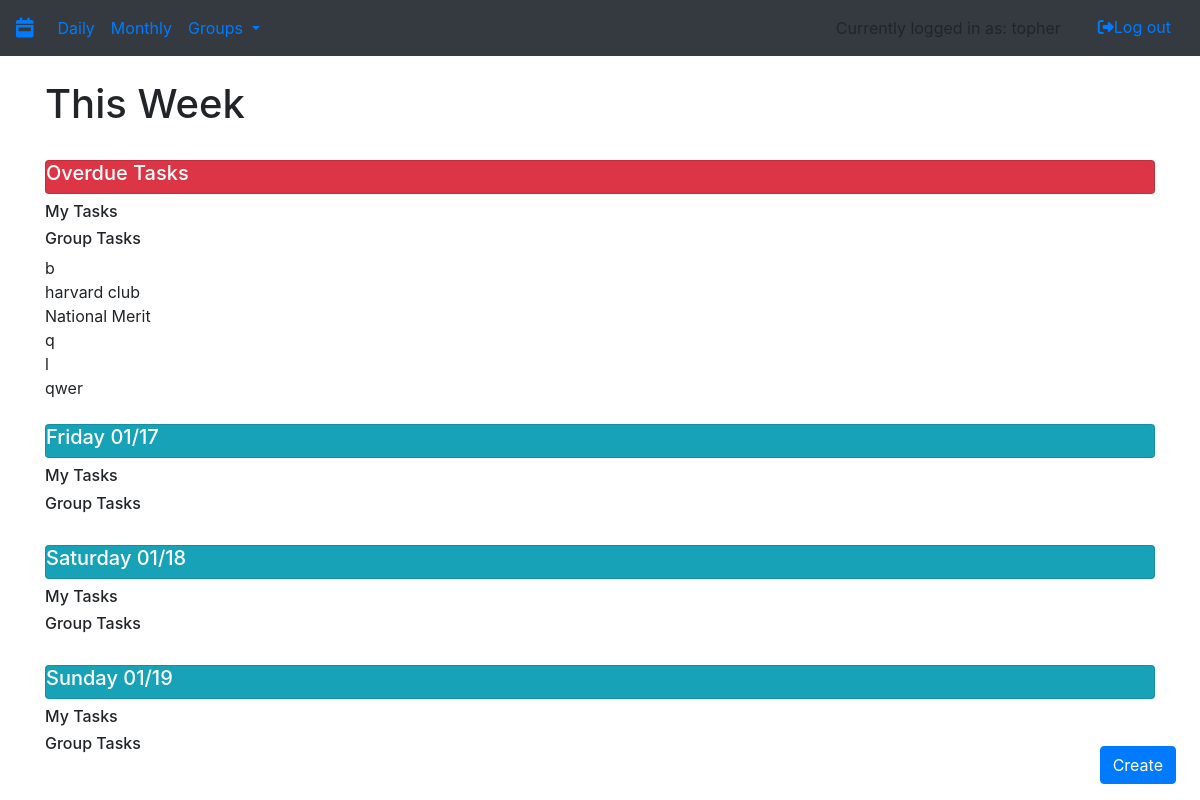
The app's page /day (signed in) with its own data.
### app/utl/models.py (models this page shows, shortened)
class User(db.Model, UserMixin):
    id = db.Column(db.Integer, primary_key=True)
    username = db.Column(db.String(80), unique=True, nullable=False)
    password = db.Column(db.String(80), nullable=False)
    tasks = db.relationship('Task', backref='user') #whenever you create a task, append it to user.tasks
    admin_groups = db.relationship('Group', backref='user') #whenever you create a group, append it to the users admin groups who created it
    groups = association_proxy('groupownership', #whenever a user joins a group, append it to their groups
                              'group',
                              creator=lambda c: GroupLinks(id, c.id))
    requests = association_proxy('requestownership', #whenever a user joins a group, append it to their groups
                              'group',
                              creator=lambda c: RequestLinks(id, c.id))

class Group(db.Model):
    id = db.Column(db.Integer, primary_key=True)
    admin_id = db.Column(db.Integer, db.ForeignKey('user.id'))
    name = db.Column(db.String(80), unique=True, nullable=False)
    description = db.Column(db.String(80), nullable=False)
    private = db.Column(db.Boolean)
    tasks = db.relationship('Task', backref='group')
    users = association_proxy('groupownership',
                              'user',
                              creator=lambda u: GroupLinks(u.id, id))
    requesters = association_proxy('requestownership',
                                   'user',
                                    creator=lambda u: RequestLinks(u.id, id))

### app/app.py (the view)
@login_required
@app.route('/day', methods=['GET', 'POST'])
def day():
    today = datetime.today()
    weekday = today.weekday()
    tasks = {}
    personal_tasks = {}
    group_tasks = {}
    overdue_tasks = {}
    for day in range(weekday, 7):
        personal_tasks[days[day].capitalize() + "  " + (today + timedelta(day - weekday)).strftime('%x')[
                                                       0:5]] = Task.query.filter_by(user_id=current_user.id,
                                                                                    group_id=None,
                                                                                    due_date_m=int(
                                                                                        today.strftime('%m')),
                                                                                    due_date_d=int(today.strftime(
                                                                                        '%d')) + day - weekday
                                                                                    ).all()
    for day in range(weekday, 7):
        temp = {}
        for group in current_user.groups:
            if group != None:
                if (Task.query.filter_by(group_id=group.id,
                                         due_date_m=int(today.strftime('%m')),
                                         due_date_d=int(today.strftime('%d')) + day - weekday).count() > 0):
                    temp[group.name]=Task.query.filter_by(group_id=group.id,
                                                         due_date_m=int(today.strftime('%m')),
                                                         due_date_d=int(today.strftime('%d')) + day - weekday).all()
                else:
                    temp[group.name] = None
        group_tasks[days[day].capitalize() + "  " + (today + timedelta(day - weekday)).strftime('%x')[0:5]] = temp
    my_overdue_tasks = Task.query.filter(Task.group_id == None, Task.user_id == current_user.id,Task.due_date_m <= int(today.strftime('%m')),
                                         Task.due_date_d < int(today.strftime('%d'))).all()
    group_overdue_tasks = {}
    for group in current_user.groups:
        if group != None:
            group_overdue_tasks[group.name] = Task.query.filter(Task.group_id == group.id, Task.due_date_m <= int(today.strftime('%m')),
                                                                Task.due_date_d < int(today.strftime('%d'))).all()
        else:
            group_overdue_tasks[group.name] = None
    print(group_overdue_tasks)
    print(group_tasks)
    print(request.args)
    return render_template('week.html', userTable=genUserTable(), personal_tasks=personal_tasks, group_tasks=group_tasks,
                           my_overdue_tasks=my_overdue_tasks, group_overdue_tasks=group_overdue_tasks,
                           editData=genEditCard(request.args))

### app/app.py (called while the page is built, shortened)
@login_manager.user_loader
def load_user(user_id):
    return User.query.get(user_id)

def genUserTable():
    result={}
    for user in User.query.all():
        result[user.id] = user.username
    return result

def genEditCard(args):
    editData = {}
    print(args)
    if ('taskID' not in args):
        return {'id': "", 'title': "", 'description': "", 'dueDate': ""}

### app/templates/week.html (shortened to what this page needs)
{% extends "base.html" %}
{% block content %}
    {% if current_user.is_authenticated %}
        <div class="container">
            <div class="row">
                <div class="col-sm">
                    <h1>This Week</h1>
                </div>
            </div>
            <div class="row">
                <div class="col-sm">
                    <br>
                    <div class="card bg-danger text-white">
                        <h5> Overdue Tasks </h5>
                    </div>
                </div>
            </div>
            <div class="row">
                <div class="col-sm">
                    <h5><h6> My Tasks</h6></h5>
                </div>
            </div>
            <div class="row">
                <div class="col-sm">
                    <h6> Group Tasks</h6>
                </div>
            </div>
            {% for group in group_overdue_tasks %}
                    {% if group_overdue_tasks[group] is not none %}
                        <div class="row">
                            <div class="col-sm">
                                {{ group }}
                            </div>
                        </div>
                    {% endif %}
                {% endfor %}
            {% for day in personal_tasks %}
                <div class="row">
                    <div class="col-sm">
                        <br>
                        <div class="card bg-info text-white">
                            <h5> {{ day }} </h5>
                        </div>
                    </div>
                </div>
                <div class="row">
                    <div class="col-sm">
                        <h5><h6> My Tasks</h6></h5>
                    </div>
                </div>
                <div class="row">
                    <div class="col-sm">
                        <h6> Group Tasks</h6>
                    </div>
                </div>
            {% endfor %}
        </div>
    {% endif %}
{% endblock %}

### app/templates/base.html (shortened to what this page needs)
{% from "macros/render_flashes.html" import render_flashes %}
<!DOCTYPE html>
<html lang="en">
<head>
    <link rel="stylesheet" href="https://stackpath.bootstrapcdn.com/bootstrap/4.3.1/css/bootstrap.min.css"
>
    <link rel="stylesheet" href="https://stackpath.bootstrapcdn.com/bootstrap/4.3.1/css/bootstrap.min.css"
>
</head>
<body>
<nav class="navbar navbar-expand-sm bg-dark">
    <div class="navbar-header">
        <a class="navbar-brand" href="/"><i class="fas fa-calendar-week"></i></a>
    </div>
    {% if current_user.is_authenticated %}
    <ul class="navbar-nav mr-auto">
        <li class="nav-item">
            <a class="nav-link" href="{{ url_for('day') }}">Daily</a>
        </li>
        <li class="nav-item">
            <a class="nav-link" href="{{ url_for('month') }}">Monthly</a>
        </li>
        <li class="nav-item dropdown">
            <a class="nav-link dropdown-toggle" href="#" id="navbardrop" data-toggle="dropdown">
                Groups
            </a>
        </li>
    </ul>
    <div class="nav navbar-nav ml-auto">
            <li class="navbar-text mr-4">
              {% if current_user is not none %}
                  Currently logged in as: {{ current_user.username }}
              {% endif %}
            </li>
            <li><a href="{{ url_for('logout') }}">
                <button class="btn btn-link"><i
                        class="fas fa-sign-out-alt"></i>Log out
                </button>
            </a></li>
    </div>
    {% endif %}
</nav>
{{ render_flashes() }}
{% if current_user.is_authenticated %}
  <div id="form button" style="position: fixed; bottom: 2%; right: 2%;">
      <button class="btn btn-primary" role="button" data-toggle="popover" data-trigger="focus"
              data-html="true" data-placement="top" title="Create New">
          Create
      </button>
  </div>
{% endif %}
{% block content %}
{% endblock content %}
</body>
</html>

### records on screen
User: username "topher"
Group: name "harvard club"
Group: name "National Merit"
Group: name "qwer"

### other values on screen
{{ group }} "b" "q" "l"
{{ day }} "Friday 01/17" "Saturday 01/18" "Sunday 01/19"
